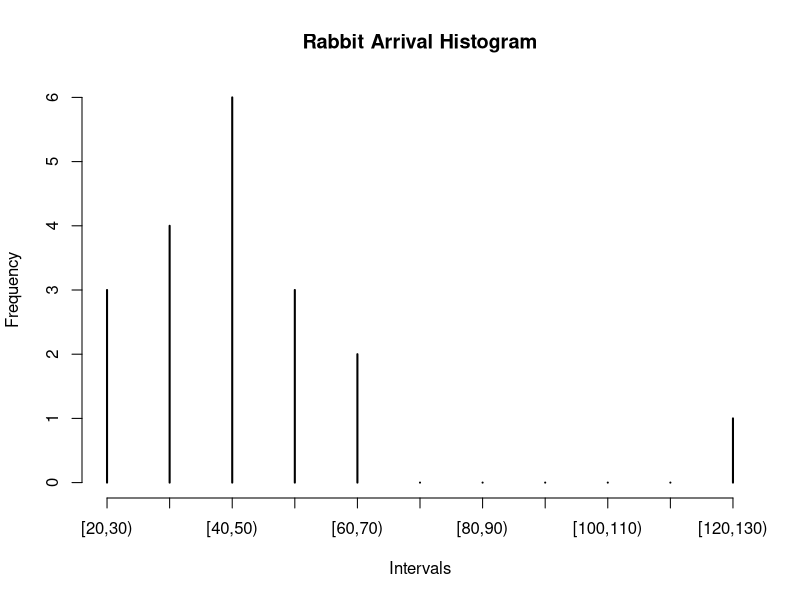
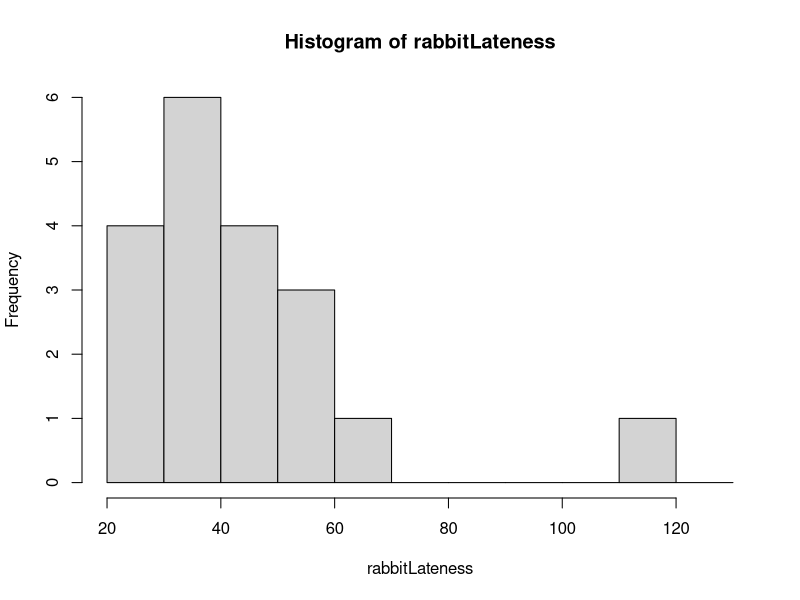

Reproduce these figures in R, in order.
rabbitLateness <- c(40, 30, 20, 45, 60, 120, 35, 40, 
                          50, 55, 53, 22, 27, 48, 62, 33, 35, 40 ,45)
range(rabbitLateness)
bins <- seq(20,130, by=10)
bins
intervals <- cut(rabbitLateness,bins,right=FALSE)
intervals
table(intervals)
plot(table(intervals), type="h", main = "Rabbit Arrival Histogram", xlab = "Intervals", ylab="Frequency")
hist(rabbitLateness, breaks = bins)
mean(rabbitLateness)
median(rabbitLateness)
sort(table(rabbitLateness),decreasing = TRUE)[1] #MODE

